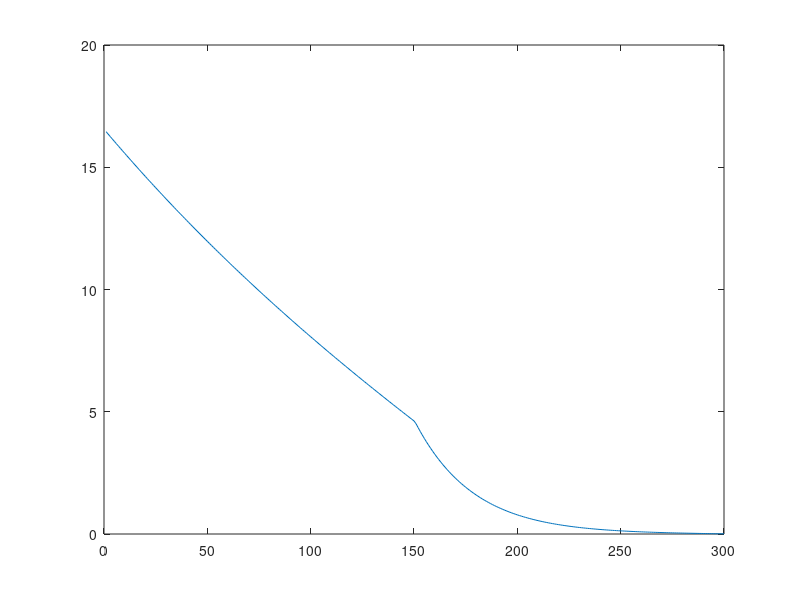
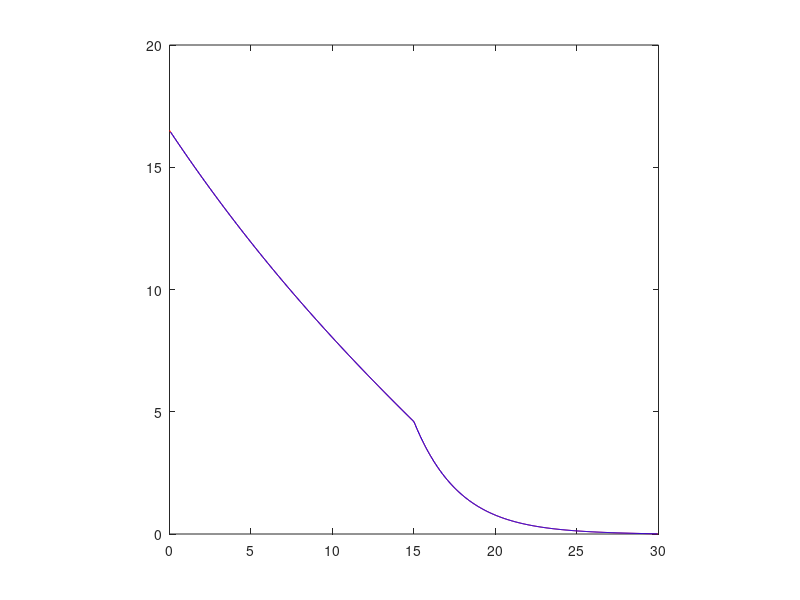

Reproduce these figures in MATLAB, in order.
clear all

%% Ucinne prurezy

Difuze  = [0.5 0.2];    
L       = [21  2.8];     
SigmaA  = Difuze ./ (L.^2);

%% Geometrie

a = 30;    % interval [0,a]

%% Okrajove podminky
%   J(0) = S/2
%   phi() = 0

d_ex = 2*Difuze(2);  % extrapolovana vzdalenost pro aproximaci vakuove O.P.
S = 1;  % externi zdroj na leve strane oblasti (zahrnuty jako Neumannova O.P.)

%% Diskretizace

N = 300; h = a/N;  % N podintervalu delky h

% Rozhranni mezi oblastmi s odlisnymi materialy (15cm)
if1 = N/2;

% Ucinne prurezy v jednotlivych oblastech
D = zeros(1, N);
Sa = zeros(1, N);
D(1:if1)    = Difuze(1);    D(if1+1:N)  = Difuze(2);
Sa(1:if1)   = SigmaA(1);    Sa(if1+1:N) = SigmaA(2);

i = 2:(N-1);

% a_{i,i-1}
aim1 = 2*D(i).*D(i-1)./( (D(i)+D(i-1))*h );
% a_{i,i+1}
aip1 = 2*D(i).*D(i+1)./( (D(i)+D(i+1))*h );

ae(1) = -aim1(1);
ae(i) = -aip1;
aw(i-1) = -aim1;
aw(N-1) = -aip1(end);
ac(1) = -ae(1) + h*Sa(1);
ac(i) = aim1 + aip1 + h*Sa(i);
ac(N) = -aw(N-1) + D(N)/(h/2+d_ex) + h*Sa(N);

A = gallery('tridiag', aw, ac, ae); % matice difuze a absorpce
figure;
spy(A)

% Prava strana (zahrnuje externi zdroj nalevo a, zde nulovou, Dirichletovu
% podminku napravo)
g = 0;
rhs = [S/2; zeros(N-2, 1); g*D(N)/(h/2+d_ex)]; 

%% Reseni soustavy

phi = A\rhs;
plot(phi); 

%% Porovnani se semi-analytickym resenim z Mathematicy

load('Tok.mat');
load('x.mat');
load('phi0.mat');

% Hodnoty ve vektoru phi odpovidaji hodnotam reseni ve stredu intervalu
x = linspace(0.5*h,a-0.5*h,N);
fi=interp1(x,phi,Expression1,'spline');

figure; 
plot(Expression1,Expression2, 'r'); hold on; plot(Expression1,fi,'b')
axis square

fprintf('Relativni chyba v pocatku: %g\n', ...
    (Expression3 - fi(1)) / Expression3)